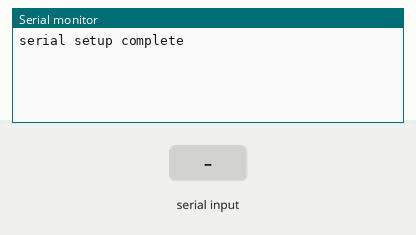
The sketch below on a simulated Arduino Uno, built with avr-gcc and run on an emulated ATmega328P. On the bench: the last lines printed to the serial monitor. The test bench sets the inputs (shaded band).

Above: at 1.2 s.
1.3 s: "1\n" received over Serial
At 1.7 s:
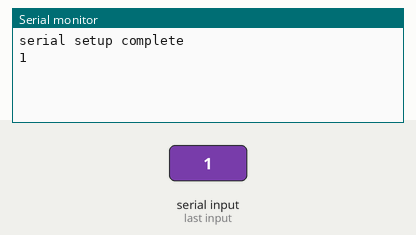
2.8 s: "0\n" received over Serial
At 4.0 s:
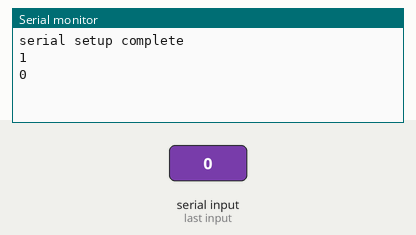

Measured:
- after the input at 1.3 s, the serial monitor: prints a new line at once (image 1)
- after the input at 2.8 s, the serial monitor: prints a new line at once (image 2)

The sketch:

EchoSerial.ino
```cpp
/*
 * Reflects incoming serial data back to host PC without blocking.
 * Useful for connectivity testing scripts running on host PC.
 * Example of processing incoming serial data without blocking.
*/

// how much serial data we expect before a newline
const unsigned int BUFFER_SIZE = 80;
char buffer[BUFFER_SIZE];
unsigned int buffIdx = 0;

void setup() {
  Serial.begin (9600);
  Serial.println("serial setup complete\n");
}

void loop() {
  // if serial data available, process it
  if (Serial.available () > 0) {
    byte inByte = Serial.read();

    switch (inByte)
    {
      case '\n':   // end of line
        buffer[buffIdx] = 0;    // terminating null byte
        buffIdx = 0;            // reset buffer for next time
        Serial.println(buffer); // Reflect data a line at a time.
        break;

      case '\r':   // discard carriage return
        break;

      default:
        // keep adding if not full ... allow for terminating null byte
        if (buffIdx < (BUFFER_SIZE - 1))
          buffer[buffIdx++] = inByte;
        break;
    }
  }
}
```
